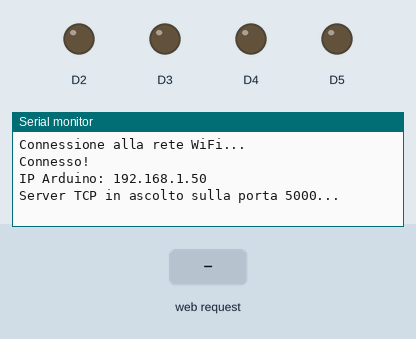
The sketch below on a simulated Arduino Uno R4 WiFi. Shown: output pins drawn as LEDs (lit = HIGH), the last lines printed to the serial monitor. The test bench sets the inputs (shaded band). WiFi joins after 1.5 s; servers stay silent unless stated.

Above: at 6.7 s.
6.8 s: HTTP request GET /P1on received
At 7.2 s:
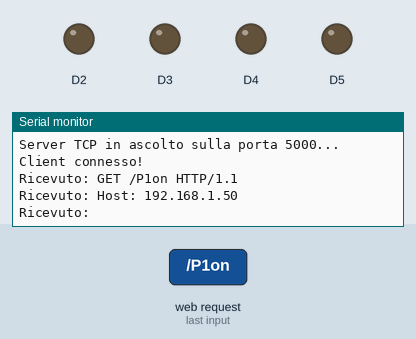
8.3 s: HTTP request GET /P1off received
At 9.5 s:
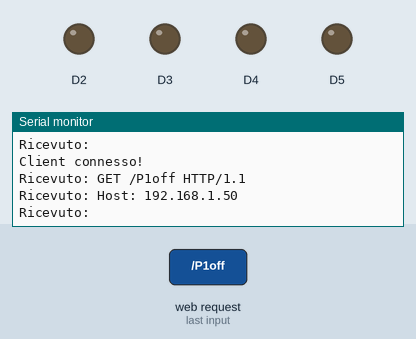

The sketch:

wifi_tcp_server_APP.ino
```cpp
#include <WiFiS3.h>

// Credenziali WiFi
const char* ssid = "****";
const char* password = "****";

WiFiServer server(5000);   // Porta TCP in ascolto (modificabile)
WiFiClient client;

void setup() {
  Serial.begin(9600);
  delay(1000);

  pinMode(2,OUTPUT);
  pinMode(3,OUTPUT);
  pinMode(4,OUTPUT);
  pinMode(5,OUTPUT);

  IPAddress local_IP(192, 168, 1, 216);
  WiFi.config(local_IP);

  Serial.println("Connessione alla rete WiFi...");
  WiFi.begin(ssid, password);

  // Attesa connessione
  while (WiFi.status() != WL_CONNECTED) {
    delay(500);
    Serial.print(".");
  }

  Serial.println("\nConnesso!");
  Serial.print("IP Arduino: ");
  delay(3000);
  Serial.println(WiFi.localIP());

  server.begin();  // Avvia server TCP
  Serial.println("Server TCP in ascolto sulla porta 5000...");
}

void loop() {
  // Se non abbiamo un client collegato, proviamo ad accettarne uno
  if (!client || !client.connected()) {
    client = server.available();
    if (client) {
      Serial.println("Client connesso!");
    }
    return; // Evita di leggere se non c’è client
  }

  // Ricezione dati
  if (client.available()) {
    String incoming = client.readStringUntil('\n');  // Legge fino a newline
    Serial.print("Ricevuto: ");
    Serial.println(incoming);


    if(incoming=="P1on"){
      digitalWrite(2,HIGH);
    }
    if(incoming=="P2on"){
      digitalWrite(3,HIGH);
    }
    if(incoming=="P3on"){
      digitalWrite(4,HIGH);
    }
    if(incoming=="P4on"){
      digitalWrite(5,HIGH);
    }

    if(incoming=="P1off"){
      digitalWrite(2,LOW);
    }
    if(incoming=="P2off"){
      digitalWrite(3,LOW);
    }
    if(incoming=="P3off"){
      digitalWrite(4,LOW);
    }
    if(incoming=="P4off"){
      digitalWrite(5,LOW);
    }

  }
}
```

Measured:
- after the input at 6.8 s, the serial monitor: prints a new line at once (image 1)
- after the input at 8.3 s, the serial monitor: prints a new line at once (image 2)
